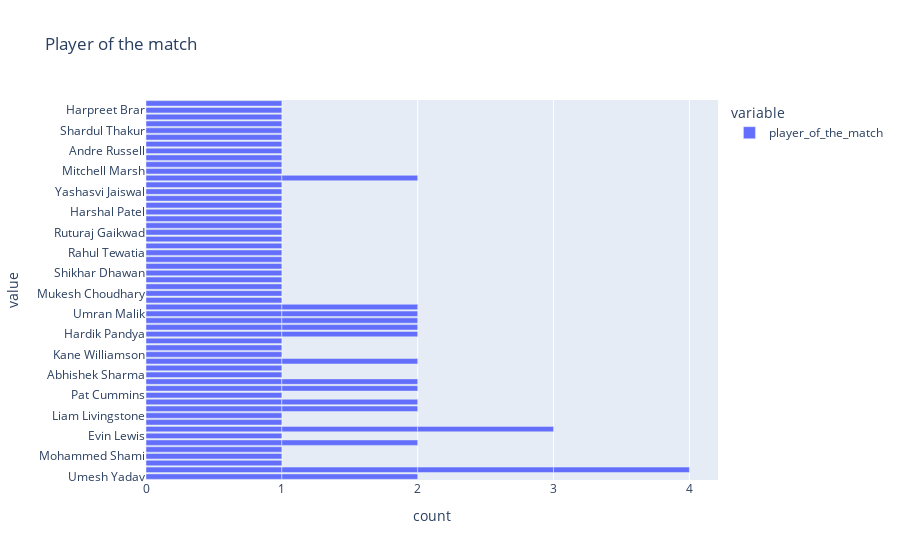

Notebook source saved alongside this figure:
### Markdown cell above
# Player of the match

### Code cell
figure=px.bar(data,x=["player_of_the_match"],title="Player of the match")
figure.show()

### Figure 1 — Plotly figure (JSON) as saved in the notebook; plotly's stock layout.template omitted (floating-point values rounded to 4 significant figures)
{"data": [{"alignmentgroup": "True", "hovertemplate": "variable=player_of_the_match<br>count=%{x}<br>value=%{y}<extra></extra>", "legendgroup": "player_of_the_match", "marker": {"color": "#636efa", "pattern": {"shape": ""}}, "name": "player_of_the_match", "offsetgroup": "player_of_the_match", "orientation": "h", "showlegend": true, "textposition": "auto", "type": "bar", "x": [1, 1, 1, 1, 1, 1, 1, 1, 1, 1, 1, 1, 1, 1, 1, 1, 1, 1, 1, 1, 1, 1, 1, 1, 1, 1, 1, 1, 1, 1, 1, 1, 1, 1, 1, 1, 1, 1, 1, 1, 1, 1, 1, 1, 1, 1, 1, 1, 1, 1, 1, 1, 1, 1, 1, 1, 1, 1, 1, 1, 1, 1, 1, 1, 1, 1, 1, 1, 1, 1, 1, 1, 1, 1], "xaxis": "x", "y": ["Umesh Yadav", "Kuldeep Yadav", "Odean Smith", "Mohammed Shami", "Sanju Samson", "Wanindu Hasaranga", "Evin Lewis", "Umesh Yadav", "Jos Buttler", "Lockie Ferguson", "Liam Livingstone", "Avesh Khan", "Dinesh Karthik", "Pat Cummins", "Quinton de Kock", "Shubman Gill", "Abhishek Sharma", "Anuj Rawat", "Kuldeep Yadav", "Yuzvendra Chahal", "Kane Williamson", "Shivam Dube", "Mayank Agarwal", "Hardik Pandya", "Rahul Tripathi", "K L Rahul", "Dinesh Karthik", "Umran Malik", "David Miller", "Yuzvendra Chahal", "Faf du Plessis", "Kuldeep Yadav", "Mukesh Choudhary", "Jos Buttler", "Rashid Khan", "Marco Jansen", "K L Rahul", "Shikhar Dhawan", "Riyan Parag", "Umran Malik", "Kuldeep Yadav", "Krunal Pandya", "Rahul Tewatia", "Suruakumar Yadav", "Mohsin Khan", "Ruturaj Gaikwad", "Rinku Singh", "Kagiso Rabada", "Harshal Patel", "David Warner", "Tim David", "Yashasvi Jaiswal", "Avesh Khan", "Wanindu Hasaranga", "Devon Conway", "Jasprit Bumrah", "Shubman Gill", "Mitchell Marsh", "Daniel Sams", "Jonny Bairstow", "Andre Russell", "W. Saha", "Trent Boult", "Shardul Thakur", "Rahul Tripathi", "Quinton de Kock", "Virat Kohli", "R Aswin", "Jasprit Bumrah", "Harpreet Brar", "David Miller", "Rajat Patidar", "Jos Buttler", "Hardik Pandya"], "yaxis": "y"}], "layout": {"barmode": "relative", "legend": {"title": {"text": "variable"}, "tracegroupgap": 0}, "title": {"text": "Player of the match"}, "xaxis": {"anchor": "y", "domain": [0, 1], "title": {"text": "count"}}, "yaxis": {"anchor": "x", "domain": [0, 1], "title": {"text": "value"}}}}
